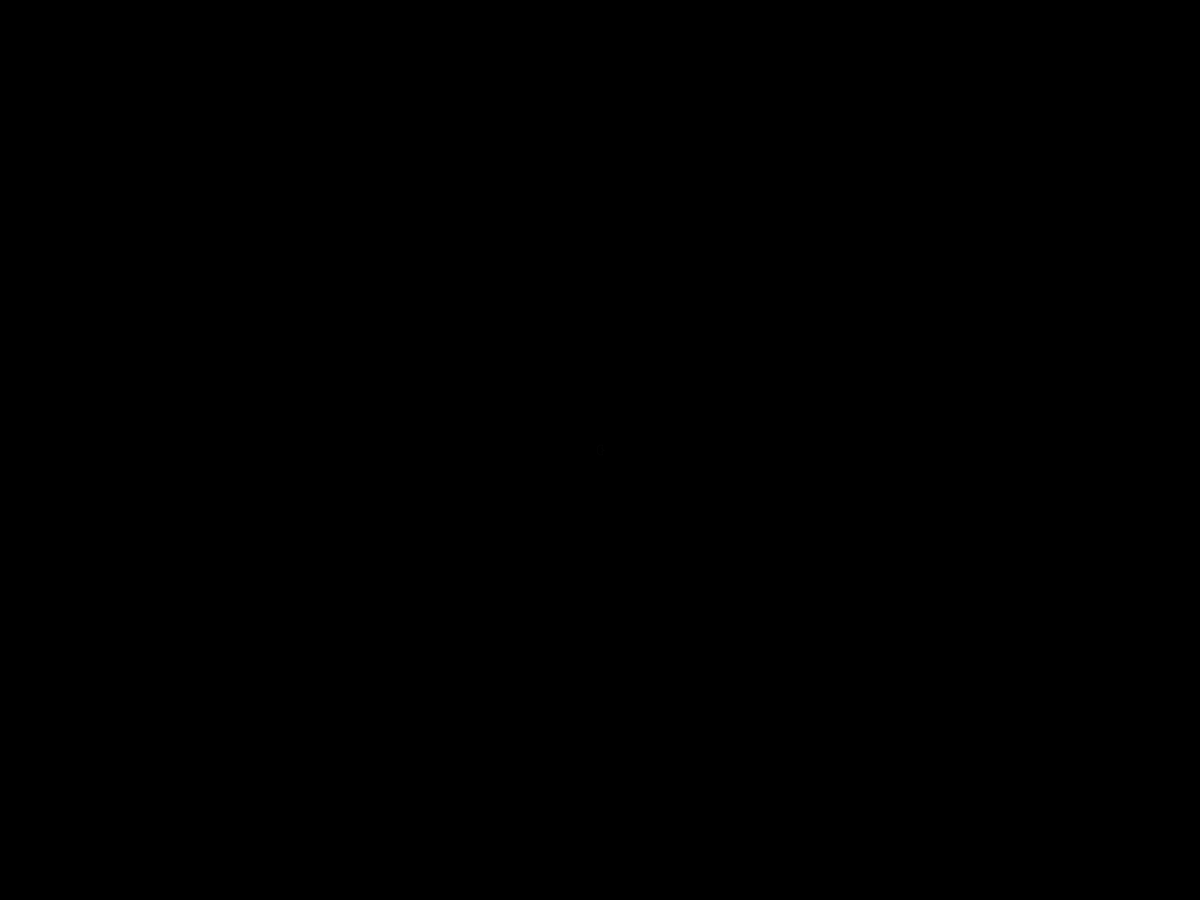
Frame 1 (no input)
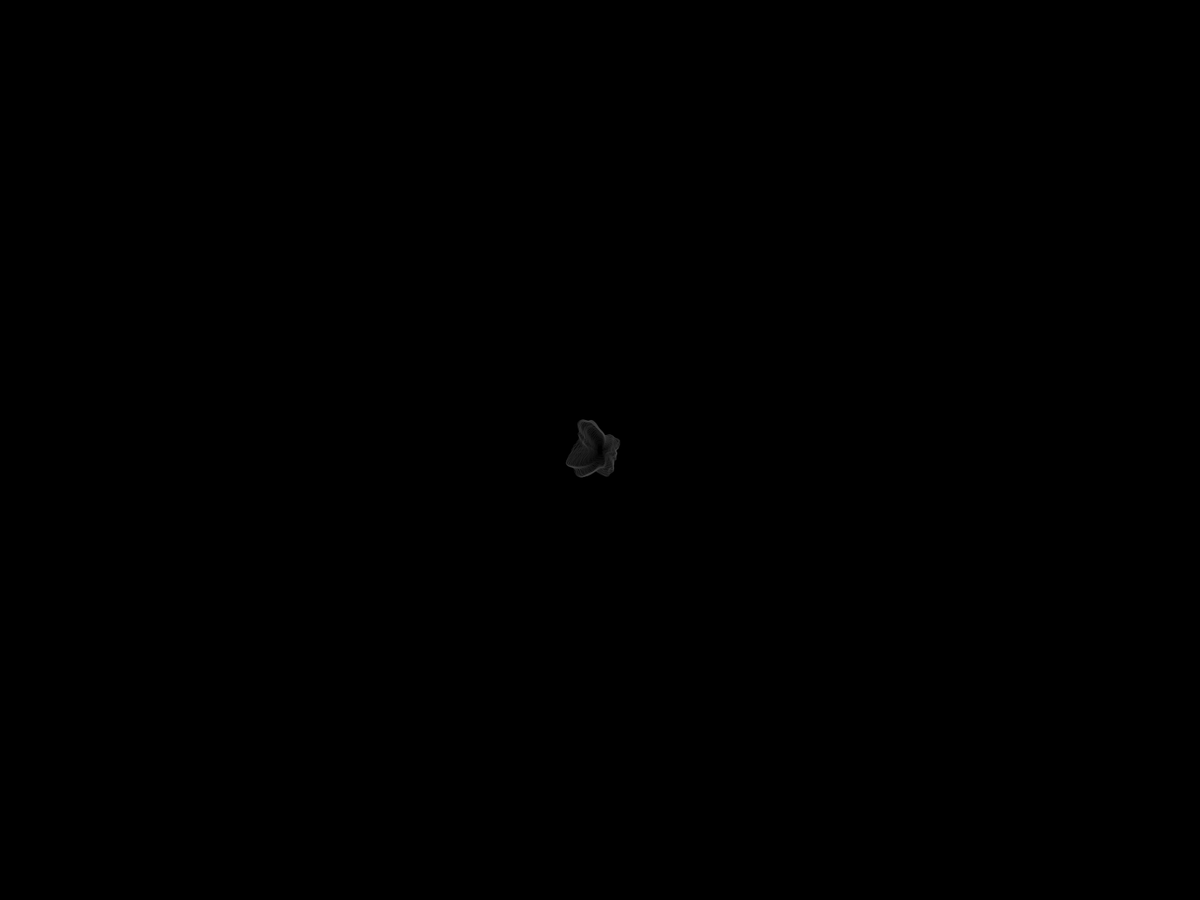
Frame 60 (the mouse pressed at the canvas centre just before this capture)
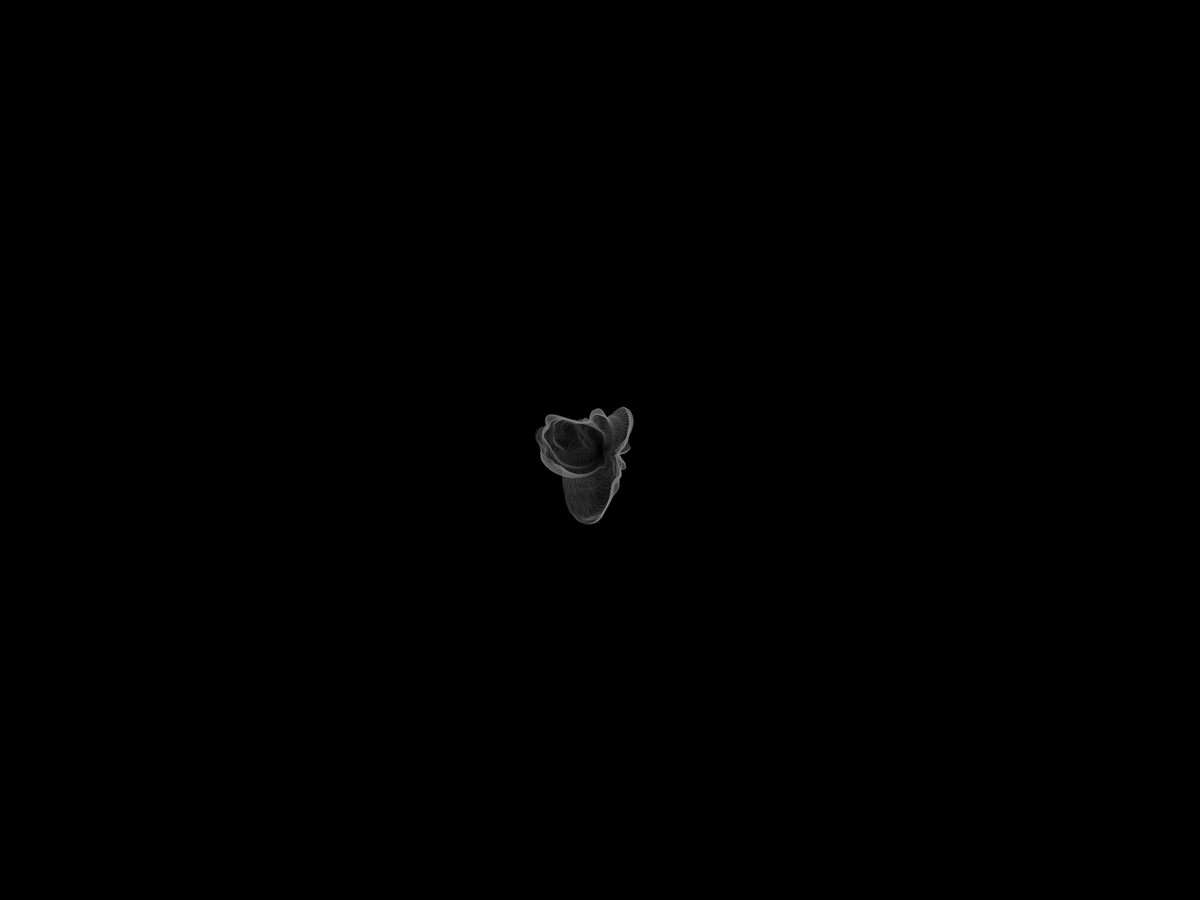
Frame 120 (the mouse held since frame 60 and released just before this capture)

The Processing sketch that drew these frames (run headless with seeded random() and noise(); from frame 60 on, the mouse is pressed at the canvas centre):

// Processing sketch: hidahida
// ── hidahida.pde
float s=10;
float m=1;

float sc=1;
float mc=0.01;

float xoff;
float yoff;
float offinc=0.01;

float c;

void setup(){
	//size(400, 400);
	fullScreen();//全画面表示
	frameRate(30);//1秒に30回drawを実行
	noFill();
	colorMode(HSB);
	background(0);
}

void draw(){
	s+=sc;
	m+=mc;
	xoff+=offinc;
	yoff+=offinc;
	translate(width/2, height/2);
	beginShape();
	float maxNumber=s;
	stroke(s%255, 100);
	for(int i=0; i<maxNumber; i++){
		float d=TAU/maxNumber*i;
		PVector p=PVector.fromAngle(d);
		float n=noise(p.x+xoff, p.y+yoff);
		p.mult(n*s);
		vertex(p.x, p.y);
	}
	
	endShape(CLOSE);
}
